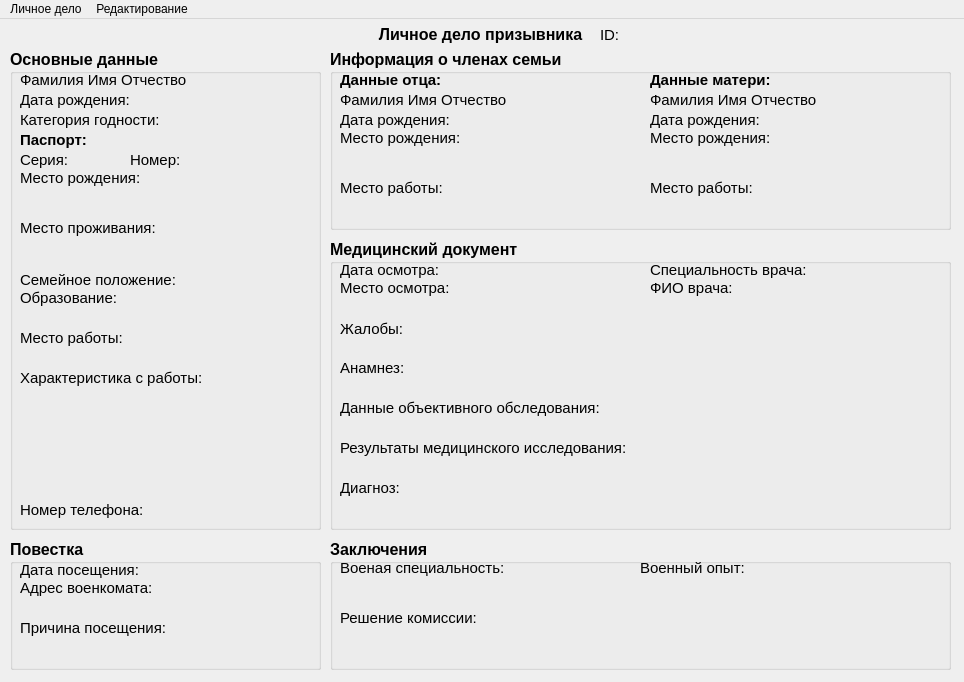
<?xml version="1.0" encoding="UTF-8"?>
<ui version="4.0">
 <class>personalFileWindow</class>
 <widget class="QMainWindow" name="personalFileWindow">
  <property name="geometry">
   <rect>
    <x>0</x>
    <y>0</y>
    <width>964</width>
    <height>682</height>
   </rect>
  </property>
  <property name="minimumSize">
   <size>
    <width>964</width>
    <height>682</height>
   </size>
  </property>
  <property name="maximumSize">
   <size>
    <width>964</width>
    <height>682</height>
   </size>
  </property>
  <property name="windowTitle">
   <string>Личное дело</string>
  </property>
  <widget class="QWidget" name="centralwidget">
   <widget class="QLabel" name="label">
    <property name="geometry">
     <rect>
      <x>10</x>
      <y>0</y>
      <width>941</width>
      <height>31</height>
     </rect>
    </property>
    <property name="font">
     <font>
      <pointsize>12</pointsize>
      <weight>75</weight>
      <bold>true</bold>
     </font>
    </property>
    <property name="text">
     <string>Личное дело призывника</string>
    </property>
    <property name="alignment">
     <set>Qt::AlignCenter</set>
    </property>
   </widget>
   <widget class="QLabel" name="flmc_id">
    <property name="geometry">
     <rect>
      <x>600</x>
      <y>0</y>
      <width>51</width>
      <height>31</height>
     </rect>
    </property>
    <property name="font">
     <font>
      <pointsize>11</pointsize>
      <weight>50</weight>
      <bold>false</bold>
     </font>
    </property>
    <property name="text">
     <string>ID: </string>
    </property>
   </widget>
   <widget class="QGroupBox" name="mainData_container">
    <property name="geometry">
     <rect>
      <x>10</x>
      <y>30</y>
      <width>311</width>
      <height>481</height>
     </rect>
    </property>
    <property name="font">
     <font>
      <pointsize>12</pointsize>
      <weight>75</weight>
      <bold>true</bold>
     </font>
    </property>
    <property name="title">
     <string>Основные данные</string>
    </property>
    <widget class="QLabel" name="birthday_place">
     <property name="geometry">
      <rect>
       <x>10</x>
       <y>120</y>
       <width>281</width>
       <height>51</height>
      </rect>
     </property>
     <property name="font">
      <font>
       <pointsize>11</pointsize>
       <weight>50</weight>
       <bold>false</bold>
      </font>
     </property>
     <property name="text">
      <string>Место рождения:</string>
     </property>
     <property name="alignment">
      <set>Qt::AlignLeading|Qt::AlignLeft|Qt::AlignTop</set>
     </property>
     <property name="wordWrap">
      <bool>true</bool>
     </property>
    </widget>
    <widget class="QLabel" name="birthday_date">
     <property name="geometry">
      <rect>
       <x>10</x>
       <y>40</y>
       <width>241</width>
       <height>21</height>
      </rect>
     </property>
     <property name="font">
      <font>
       <pointsize>11</pointsize>
       <weight>50</weight>
       <bold>false</bold>
      </font>
     </property>
     <property name="text">
      <string>Дата рождения:</string>
     </property>
    </widget>
    <widget class="QLabel" name="health_category">
     <property name="geometry">
      <rect>
       <x>10</x>
       <y>60</y>
       <width>241</width>
       <height>21</height>
      </rect>
     </property>
     <property name="font">
      <font>
       <pointsize>11</pointsize>
       <weight>50</weight>
       <bold>false</bold>
      </font>
     </property>
     <property name="text">
      <string>Категория годности: </string>
     </property>
    </widget>
    <widget class="QLabel" name="full_name">
     <property name="geometry">
      <rect>
       <x>10</x>
       <y>20</y>
       <width>241</width>
       <height>21</height>
      </rect>
     </property>
     <property name="font">
      <font>
       <pointsize>11</pointsize>
       <weight>50</weight>
       <bold>false</bold>
      </font>
     </property>
     <property name="text">
      <string>Фамилия Имя Отчество</string>
     </property>
    </widget>
    <widget class="QLabel" name="passport_series">
     <property name="geometry">
      <rect>
       <x>10</x>
       <y>100</y>
       <width>101</width>
       <height>21</height>
      </rect>
     </property>
     <property name="font">
      <font>
       <pointsize>11</pointsize>
       <weight>50</weight>
       <bold>false</bold>
      </font>
     </property>
     <property name="text">
      <string>Серия:</string>
     </property>
    </widget>
    <widget class="QLabel" name="passport">
     <property name="geometry">
      <rect>
       <x>10</x>
       <y>80</y>
       <width>71</width>
       <height>21</height>
      </rect>
     </property>
     <property name="font">
      <font>
       <pointsize>11</pointsize>
       <weight>75</weight>
       <bold>true</bold>
      </font>
     </property>
     <property name="text">
      <string>Паспорт:</string>
     </property>
    </widget>
    <widget class="QLabel" name="passport_id">
     <property name="geometry">
      <rect>
       <x>120</x>
       <y>100</y>
       <width>131</width>
       <height>21</height>
      </rect>
     </property>
     <property name="font">
      <font>
       <pointsize>11</pointsize>
       <weight>50</weight>
       <bold>false</bold>
      </font>
     </property>
     <property name="text">
      <string>Номер:</string>
     </property>
    </widget>
    <widget class="QLabel" name="living_place">
     <property name="geometry">
      <rect>
       <x>10</x>
       <y>170</y>
       <width>281</width>
       <height>51</height>
      </rect>
     </property>
     <property name="font">
      <font>
       <pointsize>11</pointsize>
       <weight>50</weight>
       <bold>false</bold>
      </font>
     </property>
     <property name="text">
      <string>Место проживания:</string>
     </property>
     <property name="alignment">
      <set>Qt::AlignLeading|Qt::AlignLeft|Qt::AlignTop</set>
     </property>
     <property name="wordWrap">
      <bool>true</bool>
     </property>
    </widget>
    <widget class="QLabel" name="family_status">
     <property name="geometry">
      <rect>
       <x>10</x>
       <y>220</y>
       <width>281</width>
       <height>21</height>
      </rect>
     </property>
     <property name="font">
      <font>
       <pointsize>11</pointsize>
       <weight>50</weight>
       <bold>false</bold>
      </font>
     </property>
     <property name="text">
      <string>Семейное положение:</string>
     </property>
    </widget>
    <widget class="QLabel" name="education">
     <property name="geometry">
      <rect>
       <x>10</x>
       <y>240</y>
       <width>281</width>
       <height>41</height>
      </rect>
     </property>
     <property name="font">
      <font>
       <pointsize>11</pointsize>
       <weight>50</weight>
       <bold>false</bold>
      </font>
     </property>
     <property name="text">
      <string>Образование:</string>
     </property>
     <property name="alignment">
      <set>Qt::AlignLeading|Qt::AlignLeft|Qt::AlignTop</set>
     </property>
     <property name="wordWrap">
      <bool>true</bool>
     </property>
    </widget>
    <widget class="QLabel" name="work_place">
     <property name="geometry">
      <rect>
       <x>10</x>
       <y>280</y>
       <width>281</width>
       <height>41</height>
      </rect>
     </property>
     <property name="font">
      <font>
       <pointsize>11</pointsize>
       <weight>50</weight>
       <bold>false</bold>
      </font>
     </property>
     <property name="text">
      <string>Место работы:</string>
     </property>
     <property name="alignment">
      <set>Qt::AlignLeading|Qt::AlignLeft|Qt::AlignTop</set>
     </property>
     <property name="wordWrap">
      <bool>true</bool>
     </property>
    </widget>
    <widget class="QLabel" name="reference_from_work">
     <property name="geometry">
      <rect>
       <x>10</x>
       <y>320</y>
       <width>281</width>
       <height>131</height>
      </rect>
     </property>
     <property name="font">
      <font>
       <pointsize>11</pointsize>
       <weight>50</weight>
       <bold>false</bold>
      </font>
     </property>
     <property name="text">
      <string>Характеристика с работы:</string>
     </property>
     <property name="alignment">
      <set>Qt::AlignLeading|Qt::AlignLeft|Qt::AlignTop</set>
     </property>
     <property name="wordWrap">
      <bool>true</bool>
     </property>
    </widget>
    <widget class="QLabel" name="phone_number">
     <property name="geometry">
      <rect>
       <x>10</x>
       <y>450</y>
       <width>281</width>
       <height>21</height>
      </rect>
     </property>
     <property name="font">
      <font>
       <pointsize>11</pointsize>
       <weight>50</weight>
       <bold>false</bold>
      </font>
     </property>
     <property name="text">
      <string>Номер телефона:</string>
     </property>
    </widget>
   </widget>
   <widget class="QGroupBox" name="groupBox">
    <property name="geometry">
     <rect>
      <x>330</x>
      <y>30</y>
      <width>621</width>
      <height>181</height>
     </rect>
    </property>
    <property name="font">
     <font>
      <pointsize>12</pointsize>
      <weight>75</weight>
      <bold>true</bold>
     </font>
    </property>
    <property name="title">
     <string>Информация о членах семьи</string>
    </property>
    <widget class="QLabel" name="passport_2">
     <property name="geometry">
      <rect>
       <x>10</x>
       <y>20</y>
       <width>111</width>
       <height>21</height>
      </rect>
     </property>
     <property name="font">
      <font>
       <pointsize>11</pointsize>
       <weight>75</weight>
       <bold>true</bold>
      </font>
     </property>
     <property name="text">
      <string>Данные отца:</string>
     </property>
    </widget>
    <widget class="QLabel" name="father_full_name">
     <property name="geometry">
      <rect>
       <x>10</x>
       <y>40</y>
       <width>241</width>
       <height>21</height>
      </rect>
     </property>
     <property name="font">
      <font>
       <pointsize>11</pointsize>
       <weight>50</weight>
       <bold>false</bold>
      </font>
     </property>
     <property name="text">
      <string>Фамилия Имя Отчество</string>
     </property>
    </widget>
    <widget class="QLabel" name="father_birthday_date">
     <property name="geometry">
      <rect>
       <x>10</x>
       <y>60</y>
       <width>241</width>
       <height>21</height>
      </rect>
     </property>
     <property name="font">
      <font>
       <pointsize>11</pointsize>
       <weight>50</weight>
       <bold>false</bold>
      </font>
     </property>
     <property name="text">
      <string>Дата рождения:</string>
     </property>
    </widget>
    <widget class="QLabel" name="father_birthday_place">
     <property name="geometry">
      <rect>
       <x>10</x>
       <y>80</y>
       <width>281</width>
       <height>51</height>
      </rect>
     </property>
     <property name="font">
      <font>
       <pointsize>11</pointsize>
       <weight>50</weight>
       <bold>false</bold>
      </font>
     </property>
     <property name="text">
      <string>Место рождения:</string>
     </property>
     <property name="alignment">
      <set>Qt::AlignLeading|Qt::AlignLeft|Qt::AlignTop</set>
     </property>
     <property name="wordWrap">
      <bool>true</bool>
     </property>
    </widget>
    <widget class="QLabel" name="father_work_place">
     <property name="geometry">
      <rect>
       <x>10</x>
       <y>130</y>
       <width>281</width>
       <height>41</height>
      </rect>
     </property>
     <property name="font">
      <font>
       <pointsize>11</pointsize>
       <weight>50</weight>
       <bold>false</bold>
      </font>
     </property>
     <property name="text">
      <string>Место работы:</string>
     </property>
     <property name="alignment">
      <set>Qt::AlignLeading|Qt::AlignLeft|Qt::AlignTop</set>
     </property>
     <property name="wordWrap">
      <bool>true</bool>
     </property>
    </widget>
    <widget class="QLabel" name="mother_birthday_place">
     <property name="geometry">
      <rect>
       <x>320</x>
       <y>80</y>
       <width>281</width>
       <height>51</height>
      </rect>
     </property>
     <property name="font">
      <font>
       <pointsize>11</pointsize>
       <weight>50</weight>
       <bold>false</bold>
      </font>
     </property>
     <property name="text">
      <string>Место рождения:</string>
     </property>
     <property name="alignment">
      <set>Qt::AlignLeading|Qt::AlignLeft|Qt::AlignTop</set>
     </property>
     <property name="wordWrap">
      <bool>true</bool>
     </property>
    </widget>
    <widget class="QLabel" name="mother_birthday_date">
     <property name="geometry">
      <rect>
       <x>320</x>
       <y>60</y>
       <width>241</width>
       <height>21</height>
      </rect>
     </property>
     <property name="font">
      <font>
       <pointsize>11</pointsize>
       <weight>50</weight>
       <bold>false</bold>
      </font>
     </property>
     <property name="text">
      <string>Дата рождения:</string>
     </property>
    </widget>
    <widget class="QLabel" name="mother_full_name">
     <property name="geometry">
      <rect>
       <x>320</x>
       <y>40</y>
       <width>241</width>
       <height>21</height>
      </rect>
     </property>
     <property name="font">
      <font>
       <pointsize>11</pointsize>
       <weight>50</weight>
       <bold>false</bold>
      </font>
     </property>
     <property name="text">
      <string>Фамилия Имя Отчество</string>
     </property>
    </widget>
    <widget class="QLabel" name="mother_work_place">
     <property name="geometry">
      <rect>
       <x>320</x>
       <y>130</y>
       <width>281</width>
       <height>41</height>
      </rect>
     </property>
     <property name="font">
      <font>
       <pointsize>11</pointsize>
       <weight>50</weight>
       <bold>false</bold>
      </font>
     </property>
     <property name="text">
      <string>Место работы:</string>
     </property>
     <property name="alignment">
      <set>Qt::AlignLeading|Qt::AlignLeft|Qt::AlignTop</set>
     </property>
     <property name="wordWrap">
      <bool>true</bool>
     </property>
    </widget>
    <widget class="QLabel" name="passport_3">
     <property name="geometry">
      <rect>
       <x>320</x>
       <y>20</y>
       <width>131</width>
       <height>21</height>
      </rect>
     </property>
     <property name="font">
      <font>
       <pointsize>11</pointsize>
       <weight>75</weight>
       <bold>true</bold>
      </font>
     </property>
     <property name="text">
      <string>Данные матери:</string>
     </property>
    </widget>
   </widget>
   <widget class="QGroupBox" name="groupBox_2">
    <property name="geometry">
     <rect>
      <x>10</x>
      <y>520</y>
      <width>311</width>
      <height>131</height>
     </rect>
    </property>
    <property name="font">
     <font>
      <pointsize>12</pointsize>
      <weight>75</weight>
      <bold>true</bold>
     </font>
    </property>
    <property name="title">
     <string>Повестка</string>
    </property>
    <widget class="QLabel" name="visit_date">
     <property name="geometry">
      <rect>
       <x>10</x>
       <y>20</y>
       <width>241</width>
       <height>21</height>
      </rect>
     </property>
     <property name="font">
      <font>
       <pointsize>11</pointsize>
       <weight>50</weight>
       <bold>false</bold>
      </font>
     </property>
     <property name="text">
      <string>Дата посещения:</string>
     </property>
    </widget>
    <widget class="QLabel" name="visit_reason">
     <property name="geometry">
      <rect>
       <x>10</x>
       <y>80</y>
       <width>291</width>
       <height>41</height>
      </rect>
     </property>
     <property name="font">
      <font>
       <pointsize>11</pointsize>
       <weight>50</weight>
       <bold>false</bold>
      </font>
     </property>
     <property name="text">
      <string>Причина посещения:</string>
     </property>
     <property name="alignment">
      <set>Qt::AlignLeading|Qt::AlignLeft|Qt::AlignTop</set>
     </property>
     <property name="wordWrap">
      <bool>true</bool>
     </property>
    </widget>
    <widget class="QLabel" name="comissariat_address">
     <property name="geometry">
      <rect>
       <x>10</x>
       <y>40</y>
       <width>291</width>
       <height>41</height>
      </rect>
     </property>
     <property name="font">
      <font>
       <pointsize>11</pointsize>
       <weight>50</weight>
       <bold>false</bold>
      </font>
     </property>
     <property name="text">
      <string>Адрес военкомата: </string>
     </property>
     <property name="alignment">
      <set>Qt::AlignLeading|Qt::AlignLeft|Qt::AlignTop</set>
     </property>
     <property name="wordWrap">
      <bool>true</bool>
     </property>
    </widget>
   </widget>
   <widget class="QGroupBox" name="groupBox_3">
    <property name="geometry">
     <rect>
      <x>330</x>
      <y>220</y>
      <width>621</width>
      <height>291</height>
     </rect>
    </property>
    <property name="font">
     <font>
      <pointsize>12</pointsize>
      <weight>75</weight>
      <bold>true</bold>
     </font>
    </property>
    <property name="title">
     <string>Медицинский документ</string>
    </property>
    <widget class="QLabel" name="examination_date">
     <property name="geometry">
      <rect>
       <x>10</x>
       <y>20</y>
       <width>291</width>
       <height>21</height>
      </rect>
     </property>
     <property name="font">
      <font>
       <pointsize>11</pointsize>
       <weight>50</weight>
       <bold>false</bold>
      </font>
     </property>
     <property name="text">
      <string>Дата осмотра: </string>
     </property>
    </widget>
    <widget class="QLabel" name="examination_place">
     <property name="geometry">
      <rect>
       <x>10</x>
       <y>40</y>
       <width>291</width>
       <height>41</height>
      </rect>
     </property>
     <property name="font">
      <font>
       <pointsize>11</pointsize>
       <weight>50</weight>
       <bold>false</bold>
      </font>
     </property>
     <property name="text">
      <string>Место осмотра:</string>
     </property>
     <property name="alignment">
      <set>Qt::AlignLeading|Qt::AlignLeft|Qt::AlignTop</set>
     </property>
     <property name="wordWrap">
      <bool>true</bool>
     </property>
    </widget>
    <widget class="QLabel" name="doctor_specialty">
     <property name="geometry">
      <rect>
       <x>320</x>
       <y>20</y>
       <width>291</width>
       <height>21</height>
      </rect>
     </property>
     <property name="font">
      <font>
       <pointsize>11</pointsize>
       <weight>50</weight>
       <bold>false</bold>
      </font>
     </property>
     <property name="text">
      <string>Специальность врача:</string>
     </property>
    </widget>
    <widget class="QLabel" name="doctor_full_name">
     <property name="geometry">
      <rect>
       <x>320</x>
       <y>40</y>
       <width>281</width>
       <height>41</height>
      </rect>
     </property>
     <property name="font">
      <font>
       <pointsize>11</pointsize>
       <weight>50</weight>
       <bold>false</bold>
      </font>
     </property>
     <property name="text">
      <string>ФИО врача:</string>
     </property>
     <property name="alignment">
      <set>Qt::AlignLeading|Qt::AlignLeft|Qt::AlignTop</set>
     </property>
     <property name="wordWrap">
      <bool>true</bool>
     </property>
    </widget>
    <widget class="QLabel" name="complaints">
     <property name="geometry">
      <rect>
       <x>10</x>
       <y>81</y>
       <width>601</width>
       <height>41</height>
      </rect>
     </property>
     <property name="font">
      <font>
       <pointsize>11</pointsize>
       <weight>50</weight>
       <bold>false</bold>
      </font>
     </property>
     <property name="text">
      <string>Жалобы:</string>
     </property>
     <property name="alignment">
      <set>Qt::AlignLeading|Qt::AlignLeft|Qt::AlignTop</set>
     </property>
     <property name="wordWrap">
      <bool>true</bool>
     </property>
    </widget>
    <widget class="QLabel" name="anamnesis">
     <property name="geometry">
      <rect>
       <x>10</x>
       <y>120</y>
       <width>601</width>
       <height>41</height>
      </rect>
     </property>
     <property name="font">
      <font>
       <pointsize>11</pointsize>
       <weight>50</weight>
       <bold>false</bold>
      </font>
     </property>
     <property name="text">
      <string>Анамнез:</string>
     </property>
     <property name="alignment">
      <set>Qt::AlignLeading|Qt::AlignLeft|Qt::AlignTop</set>
     </property>
     <property name="wordWrap">
      <bool>true</bool>
     </property>
    </widget>
    <widget class="QLabel" name="objective_research_data">
     <property name="geometry">
      <rect>
       <x>10</x>
       <y>160</y>
       <width>601</width>
       <height>41</height>
      </rect>
     </property>
     <property name="font">
      <font>
       <pointsize>11</pointsize>
       <weight>50</weight>
       <bold>false</bold>
      </font>
     </property>
     <property name="text">
      <string>Данные объективного обследования:</string>
     </property>
     <property name="alignment">
      <set>Qt::AlignLeading|Qt::AlignLeft|Qt::AlignTop</set>
     </property>
     <property name="wordWrap">
      <bool>true</bool>
     </property>
    </widget>
    <widget class="QLabel" name="examination_results">
     <property name="geometry">
      <rect>
       <x>10</x>
       <y>200</y>
       <width>601</width>
       <height>41</height>
      </rect>
     </property>
     <property name="font">
      <font>
       <pointsize>11</pointsize>
       <weight>50</weight>
       <bold>false</bold>
      </font>
     </property>
     <property name="text">
      <string>Результаты медицинского исследования:</string>
     </property>
     <property name="alignment">
      <set>Qt::AlignLeading|Qt::AlignLeft|Qt::AlignTop</set>
     </property>
     <property name="wordWrap">
      <bool>true</bool>
     </property>
    </widget>
    <widget class="QLabel" name="diagnosis">
     <property name="geometry">
      <rect>
       <x>10</x>
       <y>240</y>
       <width>601</width>
       <height>41</height>
      </rect>
     </property>
     <property name="font">
      <font>
       <pointsize>11</pointsize>
       <weight>50</weight>
       <bold>false</bold>
      </font>
     </property>
     <property name="text">
      <string>Диагноз:</string>
     </property>
     <property name="alignment">
      <set>Qt::AlignLeading|Qt::AlignLeft|Qt::AlignTop</set>
     </property>
     <property name="wordWrap">
      <bool>true</bool>
     </property>
    </widget>
   </widget>
   <widget class="QGroupBox" name="groupBox_4">
    <property name="geometry">
     <rect>
      <x>330</x>
      <y>520</y>
      <width>621</width>
      <height>131</height>
     </rect>
    </property>
    <property name="font">
     <font>
      <pointsize>12</pointsize>
      <weight>75</weight>
      <bold>true</bold>
     </font>
    </property>
    <property name="title">
     <string>Заключения</string>
    </property>
    <widget class="QLabel" name="military_specialty">
     <property name="geometry">
      <rect>
       <x>10</x>
       <y>20</y>
       <width>291</width>
       <height>41</height>
      </rect>
     </property>
     <property name="font">
      <font>
       <pointsize>11</pointsize>
       <weight>50</weight>
       <bold>false</bold>
      </font>
     </property>
     <property name="text">
      <string>Военая специальность:</string>
     </property>
     <property name="alignment">
      <set>Qt::AlignLeading|Qt::AlignLeft|Qt::AlignTop</set>
     </property>
     <property name="wordWrap">
      <bool>true</bool>
     </property>
    </widget>
    <widget class="QLabel" name="commitee_decision">
     <property name="geometry">
      <rect>
       <x>10</x>
       <y>70</y>
       <width>601</width>
       <height>51</height>
      </rect>
     </property>
     <property name="font">
      <font>
       <pointsize>11</pointsize>
       <weight>50</weight>
       <bold>false</bold>
      </font>
     </property>
     <property name="text">
      <string>Решение комиссии:</string>
     </property>
     <property name="alignment">
      <set>Qt::AlignLeading|Qt::AlignLeft|Qt::AlignTop</set>
     </property>
     <property name="wordWrap">
      <bool>true</bool>
     </property>
    </widget>
    <widget class="QLabel" name="combat_experience">
     <property name="geometry">
      <rect>
       <x>310</x>
       <y>20</y>
       <width>301</width>
       <height>41</height>
      </rect>
     </property>
     <property name="font">
      <font>
       <pointsize>11</pointsize>
       <weight>50</weight>
       <bold>false</bold>
      </font>
     </property>
     <property name="text">
      <string>Военный опыт:</string>
     </property>
     <property name="alignment">
      <set>Qt::AlignLeading|Qt::AlignLeft|Qt::AlignTop</set>
     </property>
     <property name="wordWrap">
      <bool>true</bool>
     </property>
    </widget>
   </widget>
  </widget>
  <widget class="QMenuBar" name="menubar">
   <property name="geometry">
    <rect>
     <x>0</x>
     <y>0</y>
     <width>964</width>
     <height>21</height>
    </rect>
   </property>
   <widget class="QMenu" name="menu">
    <property name="title">
     <string>Редактирование</string>
    </property>
    <addaction name="add_change_personal_file"/>
    <addaction name="add_change_parents_info"/>
    <addaction name="add_change_medical_document"/>
    <addaction name="add_change_army_order"/>
   </widget>
   <widget class="QMenu" name="menu_2">
    <property name="title">
     <string>Личное дело</string>
    </property>
    <addaction name="create_personal_file"/>
   </widget>
   <addaction name="menu_2"/>
   <addaction name="menu"/>
  </widget>
  <action name="action">
   <property name="text">
    <string>Сформировать</string>
   </property>
  </action>
  <action name="create_personal_file">
   <property name="text">
    <string>Сформировать</string>
   </property>
  </action>
  <action name="add_change_personal_file">
   <property name="text">
    <string>Добавить/изменить основные данные</string>
   </property>
  </action>
  <action name="add_change_parents_info">
   <property name="text">
    <string>Добавить/изменить информацию о членах семьи</string>
   </property>
  </action>
  <action name="add_change_medical_document">
   <property name="text">
    <string>Добавить/изменить медицинский документ</string>
   </property>
  </action>
  <action name="add_change_army_order">
   <property name="text">
    <string>Добавить/изменить повестку</string>
   </property>
  </action>
 </widget>
 <resources/>
 <connections/>
</ui>
